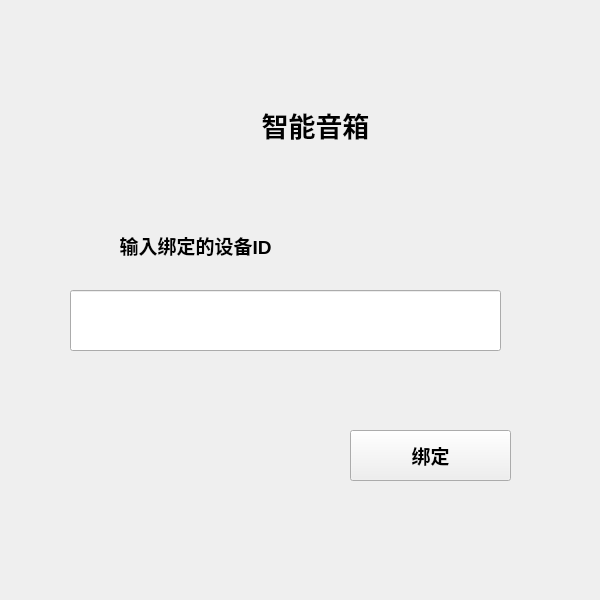
<?xml version="1.0" encoding="UTF-8"?>
<ui version="4.0">
 <class>Bind</class>
 <widget class="QWidget" name="Bind">
  <property name="geometry">
   <rect>
    <x>0</x>
    <y>0</y>
    <width>600</width>
    <height>600</height>
   </rect>
  </property>
  <property name="windowTitle">
   <string>Form</string>
  </property>
  <widget class="QLabel" name="label">
   <property name="geometry">
    <rect>
     <x>190</x>
     <y>90</y>
     <width>251</width>
     <height>71</height>
    </rect>
   </property>
   <property name="text">
    <string>&lt;html&gt;&lt;head/&gt;&lt;body&gt;&lt;p align=&quot;center&quot;&gt;&lt;span style=&quot; font-size:20pt; font-weight:600;&quot;&gt;智能音箱&lt;/span&gt;&lt;/p&gt;&lt;/body&gt;&lt;/html&gt;</string>
   </property>
  </widget>
  <widget class="QLabel" name="label_2">
   <property name="geometry">
    <rect>
     <x>70</x>
     <y>210</y>
     <width>251</width>
     <height>71</height>
    </rect>
   </property>
   <property name="text">
    <string>&lt;html&gt;&lt;head/&gt;&lt;body&gt;&lt;p align=&quot;center&quot;&gt;&lt;span style=&quot; font-size:14pt; font-weight:600;&quot;&gt;输入绑定的设备ID&lt;/span&gt;&lt;/p&gt;&lt;/body&gt;&lt;/html&gt;</string>
   </property>
  </widget>
  <widget class="QLineEdit" name="deviceEdit">
   <property name="geometry">
    <rect>
     <x>70</x>
     <y>290</y>
     <width>431</width>
     <height>61</height>
    </rect>
   </property>
  </widget>
  <widget class="QPushButton" name="bindButton">
   <property name="geometry">
    <rect>
     <x>350</x>
     <y>430</y>
     <width>161</width>
     <height>51</height>
    </rect>
   </property>
   <property name="font">
    <font>
     <family>Agency FB</family>
     <pointsize>14</pointsize>
     <weight>75</weight>
     <bold>true</bold>
    </font>
   </property>
   <property name="text">
    <string>绑定</string>
   </property>
  </widget>
 </widget>
 <resources/>
 <connections/>
</ui>
